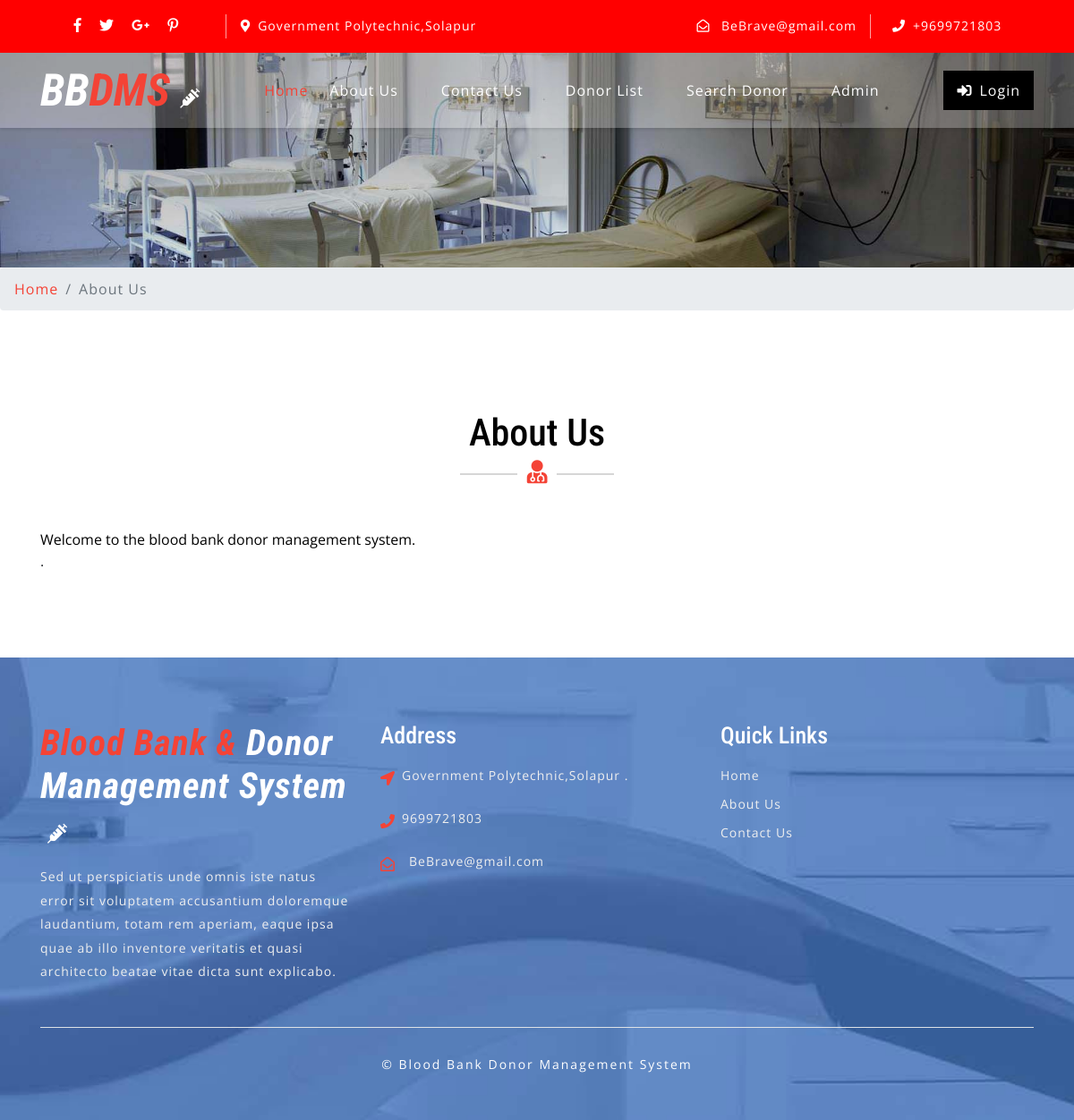
Page /about.php on the committed database.
### tables this page shows
CREATE TABLE IF NOT EXISTS `tblcontactusinfo` (
  `id` int NOT NULL AUTO_INCREMENT,
  `Address` tinytext,
  `EmailId` varchar(255) DEFAULT NULL,
  `ContactNo` char(11) DEFAULT NULL,
  PRIMARY KEY (`id`)
);

CREATE TABLE IF NOT EXISTS `tblpages` (
  `id` int NOT NULL AUTO_INCREMENT,
  `PageName` varchar(255) DEFAULT NULL,
  `type` varchar(255) NOT NULL DEFAULT '',
  `detail` longtext NOT NULL,
  PRIMARY KEY (`id`)
);

### about.php (the view, shortened to what this page needs)
<?php
include('includes/config.php');
?>
<!DOCTYPE html>
<html lang="zxx">
<head>
	<link rel="stylesheet" href="css/bootstrap.css">
	<link rel="stylesheet" href="css/style.css" type="text/css" media="all" />
	<link rel="stylesheet" href="css/fontawesome-all.css">
</head>
<body>
	<?php include('includes/header.php');?>
	<div class="inner-banner-w3ls">
	</div>
	<div class="breadcrumb-agile">
		<div aria-label="breadcrumb">
			<ol class="breadcrumb">
				<li class="breadcrumb-item">
					<a href="index.php">Home</a>
				</li>
				<li class="breadcrumb-item active" aria-current="page">About Us</li>
			</ol>
		</div>
	</div>
	<section class="about py-5">
		<div class="container py-xl-5 py-lg-3">
			<?php
$pagetype="aboutus";
$sql = "SELECT type,detail,PageName from tblpages where type=:pagetype";
$query = $dbh -> prepare($sql);
$query->bindParam(':pagetype',$pagetype,PDO::PARAM_STR);
$query->execute();
$results=$query->fetchAll(PDO::FETCH_OBJ);
if($query->rowCount() > 0)
{
foreach($results as $result)
{ ?>
			<div class="w3ls-titles text-center mb-md-5 mb-4">
				<h3 class="title"><?php   echo htmlentities($result->PageName); ?></h3>
				<span>
					<i class="fas fa-user-md"></i>
				</span>
			</div>
			<p class="aboutpara text-center mx-auto"><?php  echo $result->detail; ?>.</p>
<?php } } ?>
		</div>
	</section>
	<?php include('includes/footer.php');?>
</body>
</html>

### includes/header.php (shortened to what this page needs)
    <header>
        <div class="top-bar py-3">
            <div class="container">
                <div class="row">
                    <div class="col-lg-7 top-social-agile">
                        <div class="row">
                            <ul class="col-lg-4 col-6 top-right-info text-center">
                                <li>
                                    <a href="#">
                                        <i class="fab fa-facebook-f"></i>
                                    </a>
                                </li>
                                <li class="mx-3">
                                    <a href="#">
                                        <i class="fab fa-twitter"></i>
                                    </a>
                                </li>
                                <li>
                                    <a href="#">
                                        <i class="fab fa-google-plus-g"></i>
                                    </a>
                                </li>
                                <li class="ml-3">
                                    <a href="#">
                                        <i class="fab fa-pinterest-p"></i>
                                    </a>
                                </li>
                            </ul><?php
$sql = "SELECT * from tblcontactusinfo";
$query = $dbh -> prepare($sql);
$query->execute();
$results=$query->fetchAll(PDO::FETCH_OBJ);
if($query->rowCount() > 0)
{
foreach($results as $result)
{ ?>
                            <div class="col-6 header-top_w3layouts pl-3 text-lg-left text-center">
                                <p class="text-white">
                                    <i class="fas fa-map-marker-alt mr-2"></i><?php  echo $result->Address; ?></p>
                            </div>
                        </div>
                    </div>
                    <div class="col-lg-5 top-social-agile text-lg-right text-center">
                        <div class="row">
                            <div class="col-lg-7 col-6 top-w3layouts">
                                <p class="text-white">
                                    <i class="far fa-envelope-open mr-2"></i>
                                    <a href="mailto:info@example.com" class="text-white"><?php  echo $result->EmailId; ?></a>
                                </p>
                            </div>
                            <div class="col-lg-5 col-6 header-w3layouts pl-4 text-lg-left">
                                <p class="text-white">
                                    <i class="fas fa-phone mr-2"></i>+<?php  echo $result->ContactNo; ?></p>
                            </div>
                        </div><?php } } ?>
                    </div>
                </div>
            </div>
        </div>
    </header>
    <div id="home">
        <div class="main-top py-1">
            <nav class="navbar navbar-expand-lg navbar-light fixed-navi">
                <div class="container">
                    <h1>
                        <a class="navbar-brand font-weight-bold font-italic" href="index.php">
                            <span>BB</span>DMS
                            <i class="fas fa-syringe"></i>
                        </a>
                    </h1>
                    <div class="collapse navbar-collapse text-center" id="navbarSupportedContent">
                        <ul class="navbar-nav ml-lg-auto">
                            <li class="nav-item active mt-lg-0 mt-3">
                                <a class="nav-link" href="index.php">Home
                                </a>
                            </li>
                            <li class="nav-item mx-lg-4 my-lg-0 my-3">
                                <a class="nav-link" href="about.php">About Us</a>
                            </li>
                            <li class="nav-item mx-lg-4 my-lg-0 my-3">
                                <a class="nav-link" href="contact.php">Contact Us</a>
                            </li>
                            <li class="nav-item mx-lg-4 my-lg-0 my-3">
                                <a class="nav-link" href="donor-list.php">Donor List</a>
                            </li>
                            <li class="nav-item mx-lg-4 my-lg-0 my-3">
                                <a class="nav-link" href="search-donor.php">Search Donor</a>
                            </li>
                            <?php if (strlen($_SESSION['bbdmsdid']==0)) {?>
                            <li class="nav-item mx-lg-4 my-lg-0 my-3">
                                <a class="nav-link" href="admin/index.php">Admin</a>
                            </li>
                        </ul>
                        <a href="login.php" class="login-button ml-lg-5 mt-lg-0 mt-4 mb-lg-0 mb-3" >
                            <i class="fas fa-sign-in-alt mr-2"></i>Login</a><?php } ?>
                    </div>
                </div>
            </nav>
        </div>
    </div>

### includes/footer.php (shortened to what this page needs)
<footer>
    <div class="w3ls-footer-grids pt-sm-4 pt-3">
      <div class="container py-xl-5 py-lg-3">
        <div class="row">
          <div class="col-md-4 w3l-footer">
            <h2 class="mb-sm-3 mb-2">
              <a href="index.php" class="text-white font-italic font-weight-bold">
                <span>Blood Bank & </span>Donor Management System
                <i class="fas fa-syringe ml-2"></i>
              </a>
            </h2>
            <p>Sed ut perspiciatis unde omnis iste natus error sit voluptatem accusantium doloremque laudantium, totam rem
              aperiam,
              eaque ipsa quae ab illo inventore veritatis et quasi architecto beatae vitae dicta sunt explicabo.</p>
          </div>
          <div class="col-md-4 w3l-footer my-md-0 my-4">
            <h3 class="mb-sm-3 mb-2 text-white">Address</h3>
            <ul class="list-unstyled">
              <?php
$sql = "SELECT * from tblcontactusinfo";
$query = $dbh -> prepare($sql);
$query->execute();
$results=$query->fetchAll(PDO::FETCH_OBJ);
if($query->rowCount() > 0)
{
foreach($results as $result)
{ ?>
              <li>
                <i class="fas fa-location-arrow float-left"></i>
                <p class="ml-4">
                  <span><?php  echo $result->Address; ?>. </p>
                <div class="clearfix"></div>
              </li>
              <li class="my-3">
                <i class="fas fa-phone float-left"></i>
                <p class="ml-4"><?php  echo $result->ContactNo; ?></p>
                <div class="clearfix"></div>
              </li>
              <li>
                <i class="far fa-envelope-open float-left"></i>
                <a href="mailto:info@example.com" class="ml-3"><?php  echo $result->EmailId; ?></a>
                <div class="clearfix"></div>
              </li>
            <?php } } ?></ul>
          </div>
          <div class="col-md-4 w3l-footer">
            <h3 class="mb-sm-3 mb-2 text-white">Quick Links</h3>
            <div class="nav-w3-l">
              <ul class="list-unstyled">
                <li>
                  <a href="index.php">Home</a>
                </li>
                <li class="mt-2">
                  <a href="about.php">About Us</a>
                </li>
                <li class="mt-2">
                  <a href="contact.php">Contact Us</a>
                </li>
              </ul>
            </div>
          </div>
        </div>
        <div class="border-top mt-5 pt-lg-4 pt-3 pb-lg-0 pb-3 text-center">
          <p class="copy-right-grids mt-lg-1">©  Blood Bank Donor Management System
          </p>
        </div>
      </div>
    </div>
  </footer>

### css/style.css (style rules this page uses)
body { padding: 0; margin: 0; background: #FFF; font-family: 'Open Sans', sans-serif; }
body a { transition: 0.5s all; -webkit-transition: 0.5s all; -moz-transition: 0.5s all; -o-transition: 0.5s all; -ms-transition: 0.5s all; text-decoration: none; }
h1, h2, h3, h4, h5, h6 { margin: 0; padding: 0; font-family: 'Roboto Condensed', sans-serif; }
p { margin: 0; padding: 0; font-family: 'Open Sans', sans-serif; font-size: 15px; letter-spacing: 1px; line-height: 1.9; color: #999; }
ul, ol { margin: 0; padding: 0; }
.top-bar { background: red; }
.top-right-info li i { color: #fff; transition: 0.5s all; -webkit-transition: 0.5s all; -moz-transition: 0.5s all; -o-transition: 0.5s all; -ms-transition: 0.5s all; }
.top-right-info li { display: inline-block; }
.header-top_w3layouts p, .header-w3layouts p, .top-w3layouts p { font-size: 14px; }
.header-top_w3layouts, .header-w3layouts { border-left: 1px solid rgba(255, 255, 255, 0.63); }
div#home { position: relative; }
.main-top { position: absolute; z-index: 999; width: 100%; background: rgba(255, 255, 255, 0.26); box-shadow: 0 2px 3px 0 rgba(0, 0, 0, 0.1); -webkit-transition: background-color .1s ease-in-out; -moz-transition: background-color .1s ease-in-out; -ms-transition: background-color .1s ease-in-out; -o-transition: background-color .1s ease-in-out; transition: background-color .1s ease-in-out; }
.navbar-light .navbar-nav .nav-link { padding: 0; color: #fff; background: transparent; font-size: 16px; letter-spacing: 1px; }
.navbar-light .navbar-nav .show>.nav-link, .navbar-light .navbar-nav .active>.nav-link, .navbar-light .navbar-nav .nav-link.show, .navbar-light .navbar-nav .nav-link.active, .navbar-light .navbar-nav .nav-link:hover, .navbar-light .navbar-nav .nav-link:focus { color: #f44336; }
nav.fixed-navi ul { list-style: none; margin: 0; padding: 0; }
nav.fixed-navi ul li { float: left; }
a.navbar-brand { color: #f44336; font-size: 50px; padding: 0; }
.navbar-light .navbar-brand, .navbar-light .navbar-brand:hover, .navbar-light .navbar-brand:focus, .w3l-footer h2 a span { color: #f44336; }
a.navbar-brand span { color: #fff; }
a.navbar-brand i, .w3l-footer h2 a i { color: #fff; font-size: 22px; }
a.login-button { color: #fff; letter-spacing: 1px; font-size: 16px; padding: 10px 15px; background: #000; display: inline-block; }
h3.title { color: #000; font-size: 42px; }
.w3ls-titles span { position: relative; }
.w3ls-titles span:before { content: " "; background: #d6d6d6; width: 64px; height: 2px; position: absolute; top: 9px; left: -75px; }
.w3ls-titles span:after { content: " "; background: #d6d6d6; width: 64px; height: 2px; position: absolute; top: 9px; right: -75px; }
.w3ls-titles i { color: #f44336; font-size: 26px; margin-top: 5px; }
footer { background: url(../images/bg3.jpg) no-repeat center fixed; background-size: cover; -webkit-background-size: cover; -moz-background-size: cover; -o-background-size: cover; -moz-background-size: cover; }
.w3l-footer h2 a { font-size: 40px; letter-spacing: 1px; }
.w3l-footer h3 { font-size: 26px; }
.w3l-footer p, .w3l-footer p a, .w3l-footer ul li a { font-size: 14px; color: #efefef; letter-spacing: 1px; }
.w3l-footer ul li i { color: #f44336; line-height: 2; }
p.copy-right-grids { font-size: 14px; color: #fff; letter-spacing: 2px; }
.inner-banner-w3ls { background: url(../images/banner3.jpg) no-repeat center; background-size: cover; -webkit-background-size: cover; -moz-background-size: cover; -o-background-size: cover; -moz-background-size: cover; height: 20vw; }
.breadcrumb li a { color: #f44336; }
.breadcrumb li { letter-spacing: 1px; color: #000; }
.about p.aboutpara { font-size: 16px; max-width: 900px; }

### rows in the picture
tblcontactusinfo: Address "Government Polytechnic,Solapur", EmailId "BeBrave@gmail.com", ContactNo "9699721803"
tblpages: PageName "About Us", detail "Welcome to the blood bank donor management system."
